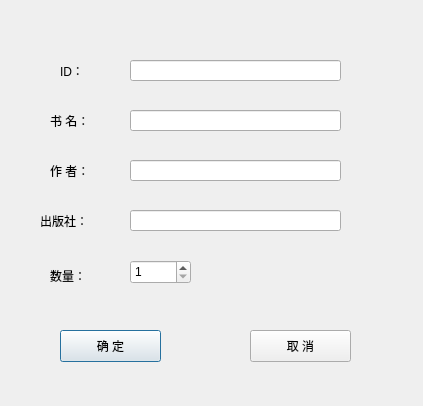
<?xml version="1.0" encoding="UTF-8"?>
<ui version="4.0">
 <class>AddnBDialog</class>
 <widget class="QDialog" name="AddnBDialog">
  <property name="geometry">
   <rect>
    <x>0</x>
    <y>0</y>
    <width>423</width>
    <height>406</height>
   </rect>
  </property>
  <property name="windowTitle">
   <string>Dialog</string>
  </property>
  <widget class="QLabel" name="bidLabel">
   <property name="geometry">
    <rect>
     <x>60</x>
     <y>60</y>
     <width>60</width>
     <height>21</height>
    </rect>
   </property>
   <property name="text">
    <string>ID：</string>
   </property>
  </widget>
  <widget class="QLabel" name="bnameLabel">
   <property name="geometry">
    <rect>
     <x>50</x>
     <y>110</y>
     <width>60</width>
     <height>21</height>
    </rect>
   </property>
   <property name="text">
    <string>书 名：</string>
   </property>
  </widget>
  <widget class="QLabel" name="authorLabel">
   <property name="geometry">
    <rect>
     <x>50</x>
     <y>160</y>
     <width>60</width>
     <height>21</height>
    </rect>
   </property>
   <property name="text">
    <string>作 者：</string>
   </property>
  </widget>
  <widget class="QLabel" name="pressLabel">
   <property name="geometry">
    <rect>
     <x>40</x>
     <y>210</y>
     <width>60</width>
     <height>21</height>
    </rect>
   </property>
   <property name="text">
    <string>出版社：</string>
   </property>
  </widget>
  <widget class="QLabel" name="numLabel">
   <property name="geometry">
    <rect>
     <x>50</x>
     <y>260</y>
     <width>60</width>
     <height>31</height>
    </rect>
   </property>
   <property name="text">
    <string>数量：</string>
   </property>
  </widget>
  <widget class="QLineEdit" name="bidLineEdit">
   <property name="geometry">
    <rect>
     <x>130</x>
     <y>60</y>
     <width>211</width>
     <height>21</height>
    </rect>
   </property>
  </widget>
  <widget class="QLineEdit" name="bnameLineEdit">
   <property name="geometry">
    <rect>
     <x>130</x>
     <y>110</y>
     <width>211</width>
     <height>21</height>
    </rect>
   </property>
  </widget>
  <widget class="QLineEdit" name="authorLineEdit">
   <property name="geometry">
    <rect>
     <x>130</x>
     <y>160</y>
     <width>211</width>
     <height>21</height>
    </rect>
   </property>
  </widget>
  <widget class="QLineEdit" name="pressLineEdit">
   <property name="geometry">
    <rect>
     <x>130</x>
     <y>210</y>
     <width>211</width>
     <height>21</height>
    </rect>
   </property>
  </widget>
  <widget class="QSpinBox" name="numSpinBox">
   <property name="geometry">
    <rect>
     <x>130</x>
     <y>260</y>
     <width>61</width>
     <height>24</height>
    </rect>
   </property>
   <property name="minimum">
    <number>1</number>
   </property>
  </widget>
  <widget class="QPushButton" name="confirmPushButton">
   <property name="geometry">
    <rect>
     <x>60</x>
     <y>330</y>
     <width>101</width>
     <height>32</height>
    </rect>
   </property>
   <property name="text">
    <string>确 定</string>
   </property>
  </widget>
  <widget class="QPushButton" name="cancelPushButton">
   <property name="geometry">
    <rect>
     <x>250</x>
     <y>330</y>
     <width>101</width>
     <height>32</height>
    </rect>
   </property>
   <property name="text">
    <string>取 消</string>
   </property>
  </widget>
 </widget>
 <resources/>
 <connections/>
</ui>
